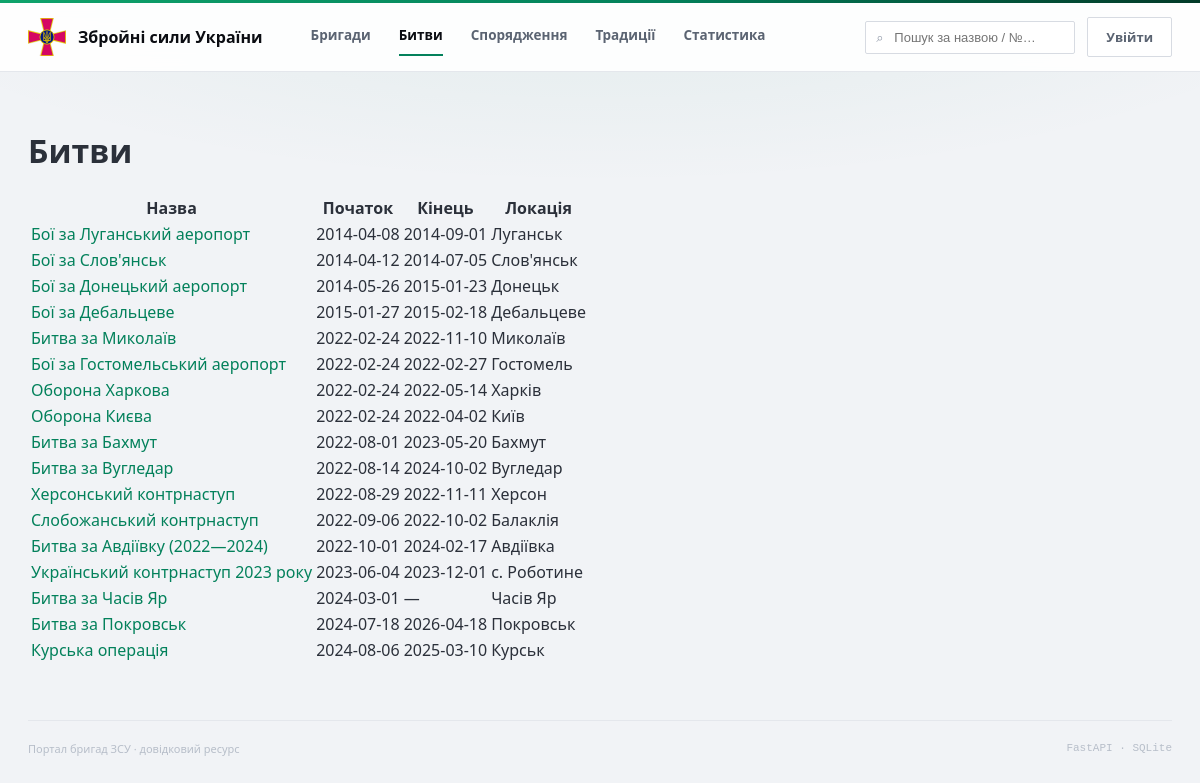
The app's page /battles with its own data.
### tables this page shows
CREATE TABLE battles (
    battle_id      INTEGER PRIMARY KEY,
    name           TEXT NOT NULL,
    location_id    INTEGER REFERENCES locations (location_id),
    start_date     DATE,
    end_date       DATE,
    description    TEXT,
    created_at     TIMESTAMP NOT NULL DEFAULT CURRENT_TIMESTAMP,
    updated_at     TIMESTAMP NOT NULL DEFAULT CURRENT_TIMESTAMP,
    CHECK (start_date IS NULL OR end_date IS NULL OR start_date <= end_date)
);

CREATE TABLE locations (
    location_id   INTEGER PRIMARY KEY,
    city_name     TEXT NOT NULL,
    region_id     INTEGER NOT NULL REFERENCES regions (region_id),
    created_at    TIMESTAMP NOT NULL DEFAULT CURRENT_TIMESTAMP,
    updated_at    TIMESTAMP NOT NULL DEFAULT CURRENT_TIMESTAMP,
    UNIQUE (city_name, region_id)
);

### app/routers/battles.py (the view)
@router.get("")
def list_battles(request: Request, db: sqlite3.Connection = Depends(get_db)):
    battles = db.execute(
        """SELECT b.battle_id, b.name, b.start_date, b.end_date, b.description, l.city_name, r.region_name
           FROM battles b
           LEFT JOIN locations l ON b.location_id = l.location_id
           LEFT JOIN regions r ON l.region_id = r.region_id
           ORDER BY b.start_date"""
    ).fetchall()
    return templates.TemplateResponse(request, "battles_list.html", {"battles": battles})

### app/templates/battles_list.html (shortened to what this page needs)
{% extends "base.html" %}
{% block content %}
    <h1>Битви</h1>
    <table>
        <thead>
            <tr><th>Назва</th><th>Початок</th><th>Кінець</th><th>Локація</th></tr>
        </thead>
        <tbody>
            {% for b in battles %}
                <tr>
                    <td><a href="/battles/{{ b.battle_id }}">{{ b.name }}</a></td>
                    <td>{{ b.start_date or "—" }}</td>
                    <td>{{ b.end_date or "—" }}</td>
                    <td>{{ b.city_name or "—" }}</td>
                </tr>
            {% else %}
                <tr><td colspan="4">Дані про битви ще не додано.</td></tr>
            {% endfor %}
        </tbody>
    </table>
{% endblock %}

### static/css/style.css (style rules this page uses)
:root { --green: #03815B; --green-hover: #026A4A; --green-deep: #023A28; --green-mid: #0FA36B; --green-light: #1FB37C; --accent-text: #045C40; --tint-bg: rgba(3,129,91,0.08); --tint-border: rgba(3,129,91,0.22); --page: #F1F3F6; --card: #FFFFFF; --line: #E4E7EC; --line-2: #EEF0F3; --line-3: #F1F3F6; --input: #D7DBE2; --ink: #0B0D12; --text: #2B303A; --muted: #5B6472; --faint: #8A93A6; --ghost: #9099A8; --mono: "Cascadia Code","Consolas",ui-monospace,monospace; --shadow: 0 1px 2px rgba(20,22,30,0.04); --shadow-h: 0 8px 24px rgba(3,129,91,0.14); }
* { box-sizing: border-box; }
html, body { margin: 0; padding: 0; }
body { font-family: "Calibri","Source Sans Pro","Segoe UI",system-ui,sans-serif; background: var(--page); background-image: radial-gradient(120% 55% at 50% -8%, rgba(3,129,91,0.08) 0%, rgba(241,243,246,0) 55%); background-attachment: fixed; color: var(--text); -webkit-font-smoothing: antialiased; }
a { color: var(--green); text-decoration: none; }

### records on screen
battles: name "Бої за Луганський аеропорт", start_date "2014-04-08", end_date "2014-09-01", city_name "Луганськ"
battles: name "Бої за Слов'янськ", start_date "2014-04-12", end_date "2014-07-05", city_name "Слов'янськ"
battles: name "Бої за Донецький аеропорт", start_date "2014-05-26", end_date "2015-01-23", city_name "Донецьк"
battles: name "Бої за Дебальцеве", start_date "2015-01-27", end_date "2015-02-18", city_name "Дебальцеве"
battles: name "Битва за Миколаїв", start_date "2022-02-24", end_date "2022-11-10", city_name "Миколаїв"
battles: name "Бої за Гостомельський аеропорт", start_date "2022-02-24", end_date "2022-02-27", city_name "Гостомель"
battles: name "Оборона Харкова", start_date "2022-02-24", end_date "2022-05-14", city_name "Харків"
battles: name "Оборона Києва", start_date "2022-02-24", end_date "2022-04-02", city_name "Київ"
battles: name "Битва за Бахмут", start_date "2022-08-01", end_date "2023-05-20", city_name "Бахмут"
battles: name "Битва за Вугледар", start_date "2022-08-14", end_date "2024-10-02", city_name "Вугледар"
battles: name "Херсонський контрнаступ", start_date "2022-08-29", end_date "2022-11-11", city_name "Херсон"
battles: name "Слобожанський контрнаступ", start_date "2022-09-06", end_date "2022-10-02", city_name "Балаклія"
battles: name "Битва за Авдіївку (2022—2024)", start_date "2022-10-01", end_date "2024-02-17", city_name "Авдіївка"
battles: name "Український контрнаступ 2023 року", start_date "2023-06-04", end_date "2023-12-01", city_name "с. Роботине"
battles: name "Битва за Часів Яр", start_date "2024-03-01", end_date "—", city_name "Часів Яр"
battles: name "Битва за Покровськ", start_date "2024-07-18", end_date "2026-04-18", city_name "Покровськ"
battles: name "Курська операція", start_date "2024-08-06", end_date "2025-03-10", city_name "Курськ"
